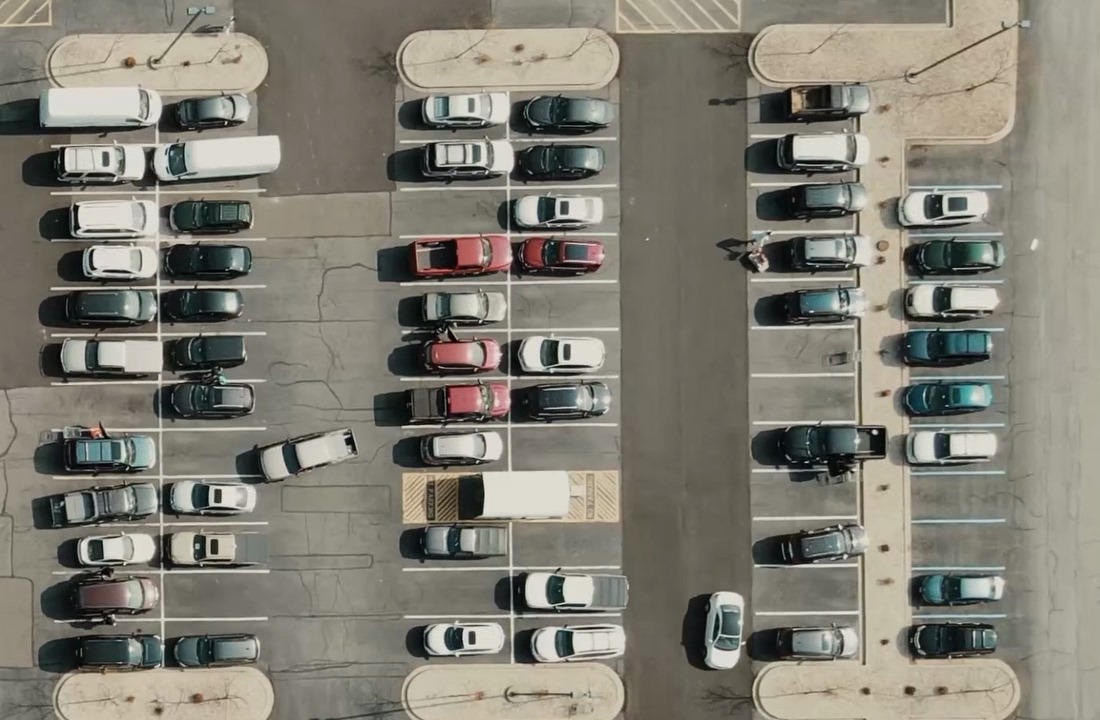
#> input picture Parking Ground image .jpg, 1100 x 720 px, given in place of the camera
$ python no_plate_open_cv_code.py
#> lines starting #> are read from the running program, lines starting #| are printed output that depends on the picture; after the words box and inside, x2 and y2 are one past the last pixel; in counts of white or black regions, pixels touching at a corner belong together
import cv2
import pytesseract

# Correct path to the Tesseract executable
pytesseract.pytesseract.tesseract_cmd = r'C:\Users\Nithin\Downloads\tesseract.exe'

# Custom Tesseract configuration for better accuracy
custom_config = r'--oem 3 --psm 8 -c tessedit_char_whitelist=ABCDEFGHIJKLMNOPQRSTUVWXYZ0123456789'

# Capture video from webcam
cap = cv2.VideoCapture(0)

while True:
    # Read a frame from the webcam
    ret, frame = cap.read()
#> frame is the input picture: shape (720, 1100, 3); mean B, G, R 115.9, 126.7, 129.7
    if not ret:
        break

    # Convert to Grayscale Image
    gray_image = cv2.cvtColor(frame, cv2.COLOR_BGR2GRAY)
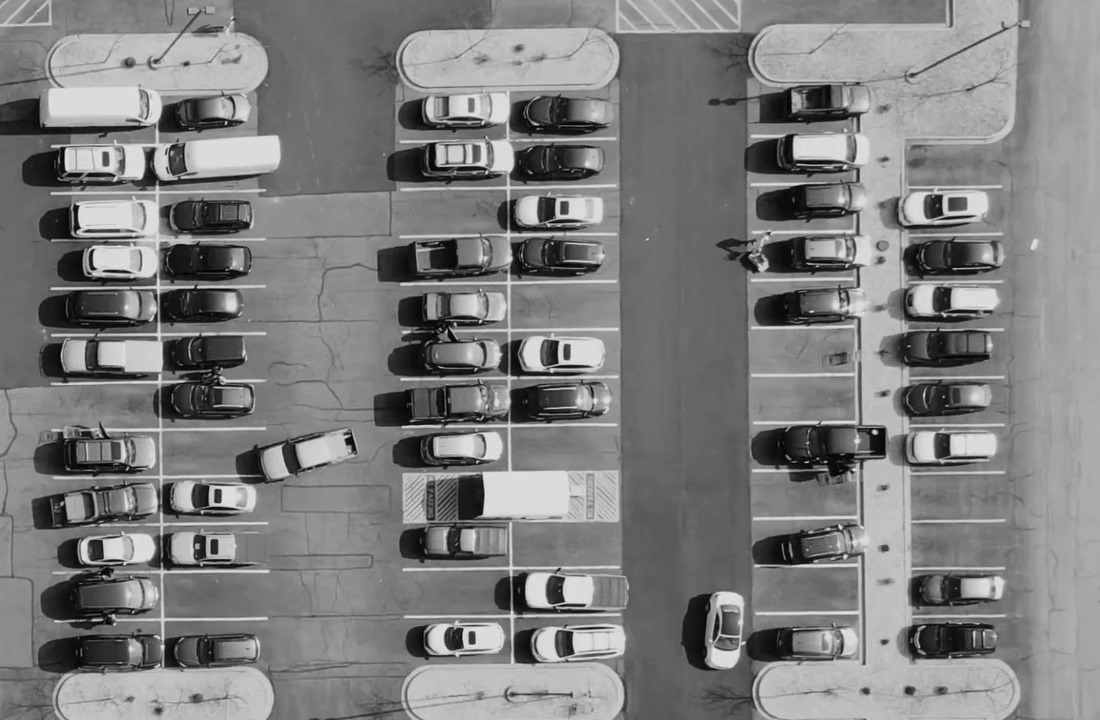
#> gray_image: shape (720, 1100); min 0, max 233, mean 126.4

    # Apply GaussianBlur to reduce noise and improve edge detection
    gray_image = cv2.GaussianBlur(gray_image, (5, 5), 0)

    # Adaptive Thresholding
    gray_image = cv2.adaptiveThreshold(gray_image, 255, cv2.ADAPTIVE_THRESH_GAUSSIAN_C, cv2.THRESH_BINARY, 11, 2)
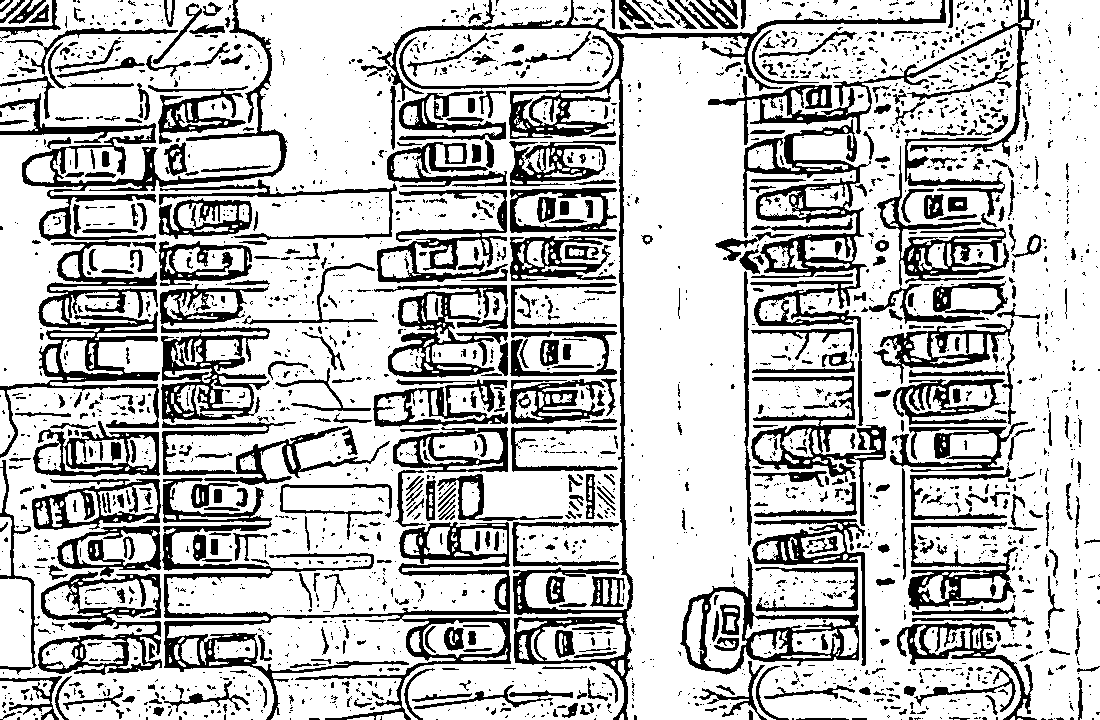
#> gray_image: shape (720, 1100); 74.5% white; 2559 black regions (1937 under 20 px), largest, box (x1, y1, x2, y2) and area: (162, 478, 511, 720) 13065, (377, 0, 946, 720) 11640, (743, 119, 871, 426) 8105

    # Canny Edge Detection
    canny_edge = cv2.Canny(gray_image, 100, 200)
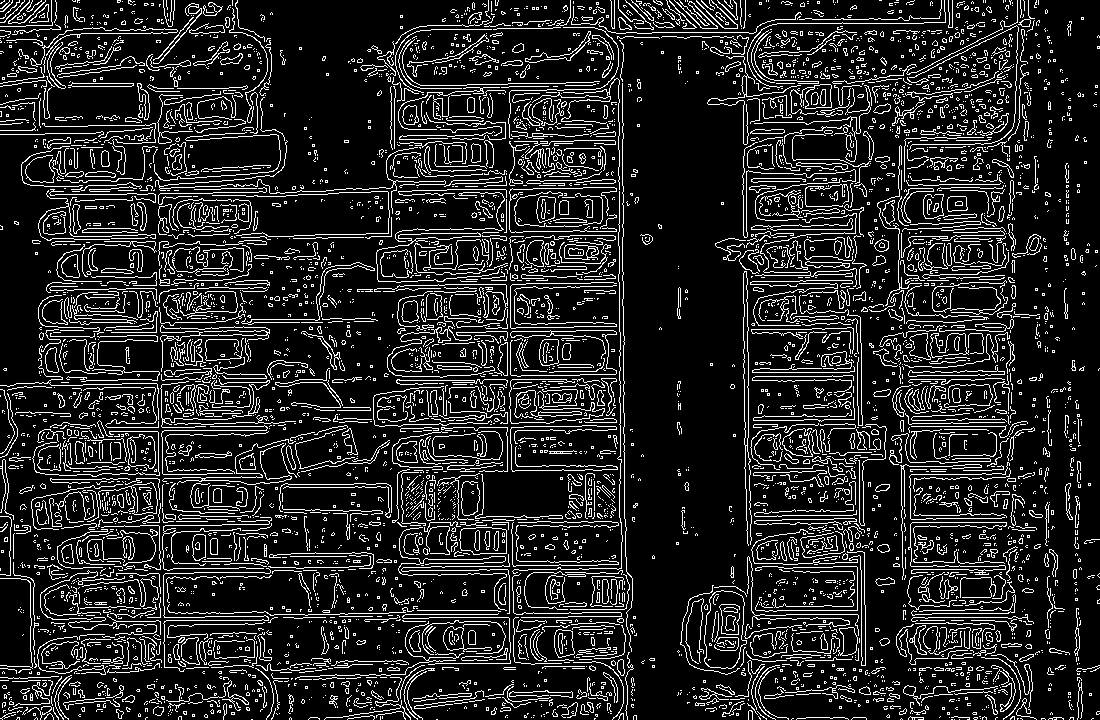
#> canny_edge: shape (720, 1100); 14.4% white in thin lines or dots

    # Find contours based on Edges
    contours, _ = cv2.findContours(canny_edge.copy(), cv2.RETR_LIST, cv2.CHAIN_APPROX_SIMPLE)
#> contours = 6337 contours, 5890 with area under 20; largest, box (x1, y1, x2, y2) and area: (704, 590, 747, 669) 2622, (704, 590, 747, 669) 2606, (459, 527, 507, 555) 1130, (459, 527, 507, 555) 1127, (98, 482, 158, 515) 693
    contours = sorted(contours, key=cv2.contourArea, reverse=True)[:30]
#> contours = 30 contours; largest, box (x1, y1, x2, y2) and area: (704, 590, 747, 669) 2622, (704, 590, 747, 669) 2606, (459, 527, 507, 555) 1130, (459, 527, 507, 555) 1127, (98, 482, 158, 515) 693

    # Initialize license Plate contour and x, y, w, h coordinates
    contour_with_license_plate = None
    license_plate = None
    x = None
    y = None
    w = None
    h = None

    # Find the contour with 4 potential corners and create ROI around it
    for contour in contours:
        # Find Perimeter of contour and it should be a closed contour
        perimeter = cv2.arcLength(contour, True)
        approx = cv2.approxPolyDP(contour, 0.02 * perimeter, True)
        if len(approx) == 4:  # See whether it is a Rect
            contour_with_license_plate = approx
            x, y, w, h = cv2.boundingRect(contour)
            license_plate = gray_image[y:y + h, x:x + w]
            break
#> this loop made 30 passes
#> perimeter on passes 1, 2, 3, 4, 5, 6, 7, 11, 12, 13, 14, 15: 224.7, 223, 140.4, 138.6, 228.7, 121, 487.7, 169.2, 116.3, 159.2, 103.3, 302.7
#> (perimeter, approx) on passes 8, 9, 10, 29: (377.5, [[160, 327], [269, 331]]), (780.3, [[744, 271], [748, 545]]), (361.8, [[745, 271], [746, 445]]), (213.9, [[1004, 371], [910, 370], [908, 375]])

    if license_plate is not None:
        # Removing Noise from the detected image, before sending to Tesseract
        license_plate = cv2.bilateralFilter(license_plate, 11, 17, 17)

        # Apply another threshold to clean up the image
        (thresh, license_plate) = cv2.threshold(license_plate, 0, 255, cv2.THRESH_BINARY + cv2.THRESH_OTSU)

        # Text Recognition with custom configuration
        text = pytesseract.image_to_string(license_plate, config=custom_config)

        # Post-process the text to clean up any unwanted characters
        text = ''.join(filter(str.isalnum, text))
        print("License Plate:", text)

        # Draw License Plate and write the Text
        frame = cv2.rectangle(frame, (x, y), (x + w, y + h), (0, 0, 255), 3)
        frame = cv2.putText(frame, text, (x - 100, y - 20), cv2.FONT_HERSHEY_SIMPLEX, 1, (0, 255, 0), 2, cv2.LINE_AA)

    # Display the resulting frame
    cv2.imshow('License Plate Detection', frame)

    # Break the loop on 'q' key press
    if cv2.waitKey(1) & 0xFF == ord('q'):
#> (key q is pressed here)
        break

# Release the webcam and close windows
cap.release()
cv2.destroyAllWindows()
